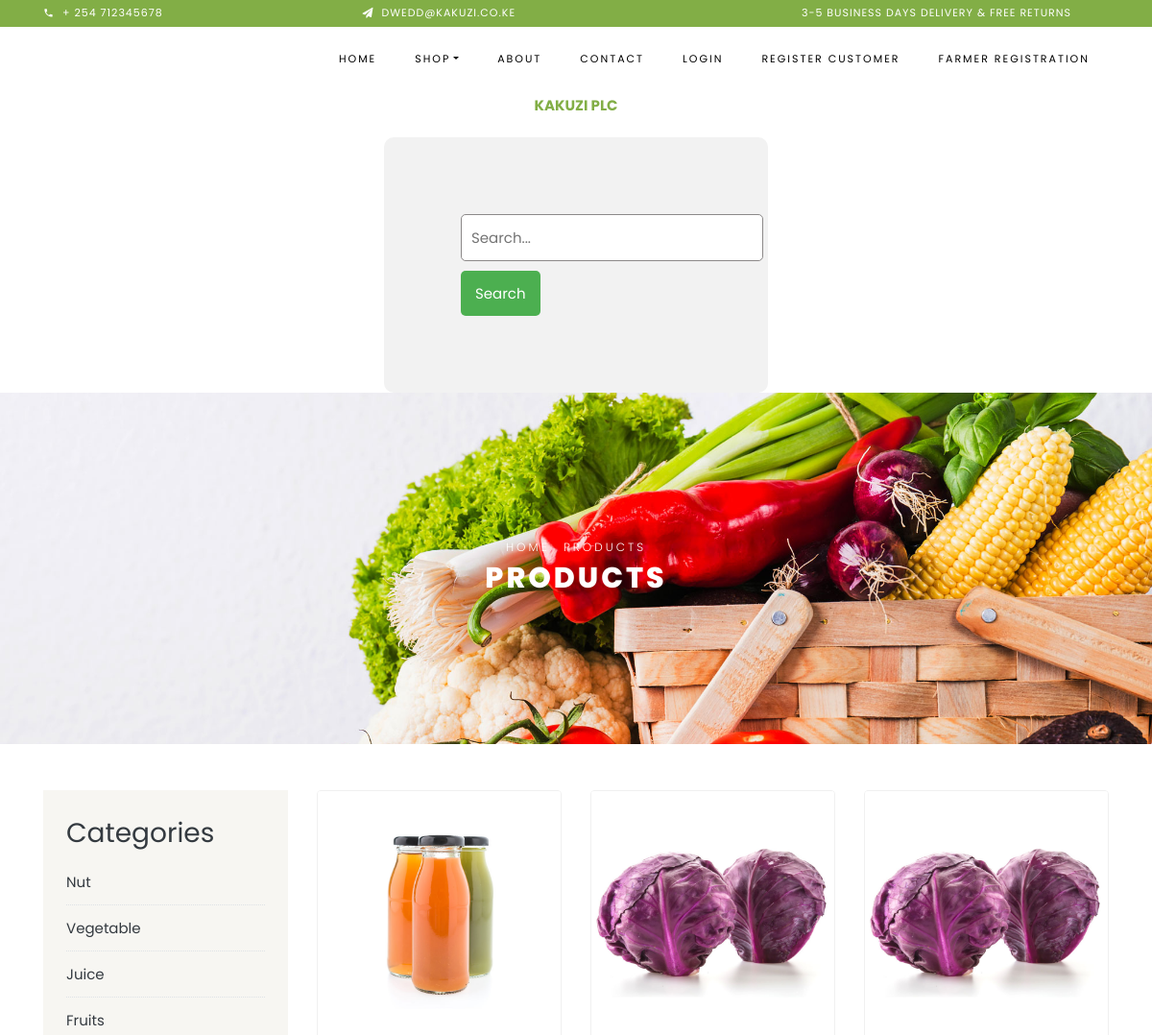
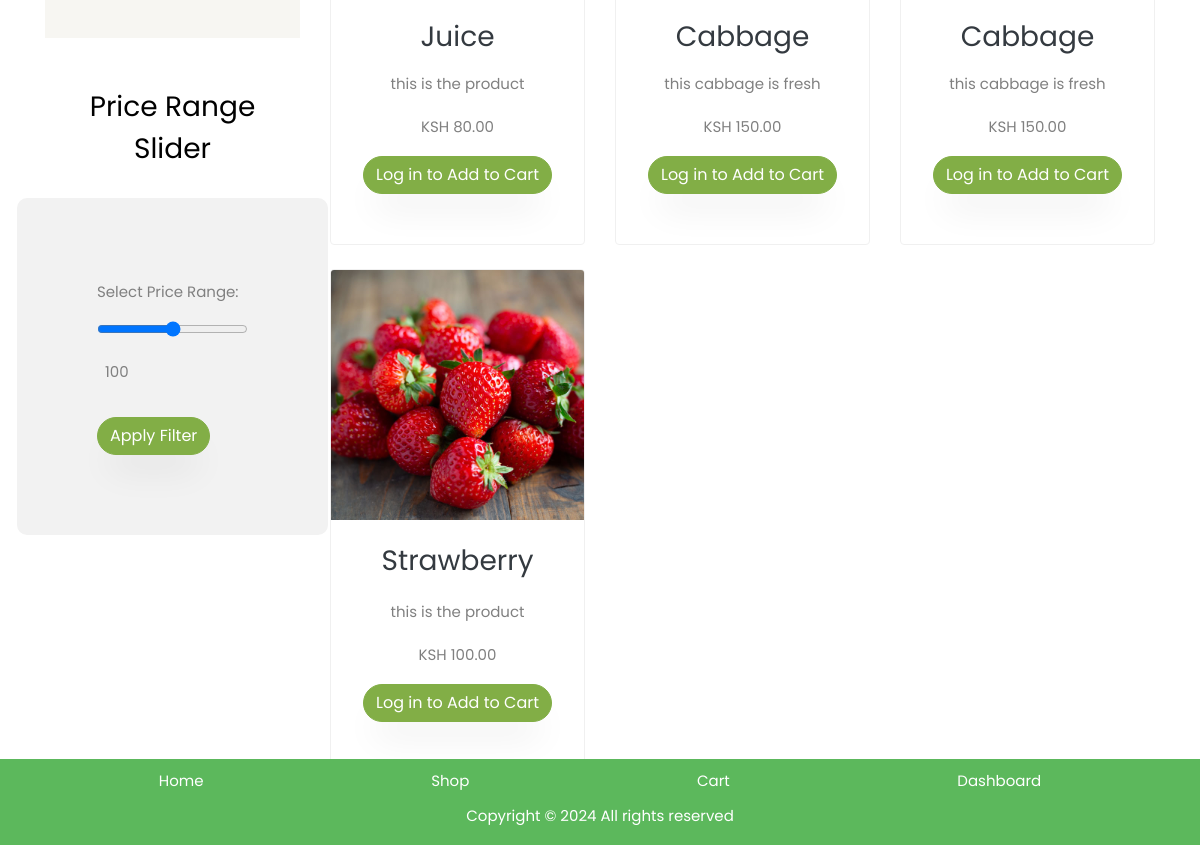
Page /shop on the committed database (2 pictures, top to bottom).
### core/models.py (models this page shows, shortened)
class Category(models.Model):
    cid = ShortUUIDField(unique=True, max_length=30, prefix='cat', alphabet='abcdefghij12345')
    title = models.CharField(max_length=100, default='fruit')
    image = models.ImageField(upload_to='category', default='category.jpg')
    class Meta:
        verbose_name_plural = "Categories"

class Product(models.Model):
    pid = ShortUUIDField(unique=True, max_length=30, alphabet='abcdefghij12345')
    title = models.CharField(max_length=100, default='vegetable')
    image = models.ImageField(upload_to=user_directory_path, default='product.jpg')
    description = RichTextUploadingField(null=True, blank=True, default='this is the product')
    price = models.DecimalField(max_digits=10, decimal_places=2, default=10.0)
    quantity_available = models.PositiveIntegerField(default=1)
    is_available = models.BooleanField(default=True)
    created_at = models.DateTimeField(auto_now_add=True)
    updated_at = models.DateTimeField(auto_now=True)
    tags = TaggableManager(blank=True)
    product_status = models.CharField(choices=STATUS, max_length=50)
    featured = models.BooleanField(default=False)
    user = models.ForeignKey(User, on_delete=models.SET_NULL, null=True)
    vendor = models.ForeignKey(VendorUser, on_delete=models.SET_NULL, null=True,related_name='supplied_products')
    category = models.ForeignKey(Category, on_delete=models.SET_NULL, null=True)
    life=models.CharField(max_length=50, default='10')
    mfd=models.DateTimeField(auto_now_add=False, null=True)
    slug = models.SlugField(unique=True, blank=True, null=True,default='')
    user_reviewed = models.BooleanField(default=False)
    class Meta:
        verbose_name_plural = "Products"

### core/views.py (the view)
# urls.py: path("shop", ShopListView.as_view(), name='shop'),
class ShopListView(ListView):
    template_name = 'customer_pages/shop.html'
    model=Product
    paginate_by=10
    def get_context_data(self, **kwargs):
        context = super().get_context_data(**kwargs)
        context['products']=Product.objects.all().order_by('-id')
        context['categories']=Category.objects.all().order_by('-id')
        return context

### core/context_processors.py (called while the page is built, shortened)
def default(request):
    categories = Category.objects.all()
    address = None
    name=request.user.username
    return {
        'categories': categories,
        'address': address,
        'name':name
    }

### templates/customer_pages/shop.html (shortened to what this page needs)
{% extends 'core/base.html' %}
{% block content %}
    <div class="hero-wrap hero-bread" style="background-image: url('{{ STATIC_URL }}static/images/bg_1.jpg');">
        <div class="container">
            <div class="row no-gutters slider-text align-items-center justify-content-center">
                <div class="col-md-9 ftco-animate text-center">
                    <p class="breadcrumbs"><span class="mr-2"><a href="{% url 'core:index' %}">Home</a></span> <span>Products</span></p>
                    <h1 class="mb-0 bread">Products</h1>
                </div>
            </div>
        </div>
    </div>
    <div class="container my-5">
        <div class="row">
            <div class="col-md-3">
                <div class="categories p-4 bg-light border-radius-8">
                    <h3 class="mb-3 text-dark">Categories</h3>
                    {% if categories %}
                        <ul class="list-unstyled">
                            {% for cat in categories %}
                                <li><a href="{% url 'core:category-list' cat.cid %}" class="text-dark">{{ cat.title|title }}</a></li>
                            {% endfor %}
                        </ul>
                    {% endif %}
                </div>
                {% include 'core/price-range-slider.html' %}
            </div>
            <div class="col-md-9">
                <div class="row">
                    {% for product in products %}
                        <div class="col-md-6 col-lg-4 mb-4">
                            <div class="product card h-100">
                                <a href="#" class="img-prod d-block overflow-hidden">
                                    <img class="card-img-top img-fluid fixed-image-size img-fluid fixed-image-size" src="{{ product.image.url }}" alt="{{ product.title }}">
                                </a>
                                <div class="card-body text-center">
                                    <h3 class="card-title title-text"><a href="#" class="text-dark">{{ product.title|title }}</a></h3>
                                    <p class="card-text">{{ product.description|truncatechars:30|safe }}</p>
                                    <div class="d-flex justify-content-center">
                                        <div class="pricing">
                                            {% if product.discount_price %}
                                                <p class="price">
                                                    <span class="mr-2 price-dc">KSH {{ product.original_price }}</span>
                                                    <span class="price-sale">KSH {{ product.discount_price }}</span>
                                                </p>
                                            {% else %}
                                                <p class="price">KSH {{ product.price }}</p>
                                            {% endif %}
                                        </div>
                                    </div>
                                    {% if request.user.is_authenticated %}
                                        <a href="{% url 'core:product-detail' product.pid %}" class="btn btn-primary">Add to Cart</a>
                                    {% else %}
                                        <a href="{% url 'userauths:login' %}" class="btn btn-primary">Log in to Add to Cart</a>
                                    {% endif %}
                                </div>
                            </div>
                        </div>
                    {% endfor %}
                </div>
            </div>
        </div>
    </div>
{% endblock %}

### templates/customer_pages/shop.html (style rules this page uses)
.fixed-image-size { width: 100%; height: 250px; object-fit: cover; }

### rows in the picture
Category: title "Nut"
Category: title "Vegetable"
Category: title "Juice"
Category: title "Fruits"
Product: image (picture), title "Juice", description "this is the product", price "80.00"
Product: image (picture), title "Cabbage", description "this cabbage is fresh", price "150.00"
Product: image (picture), title "Cabbage", description "this cabbage is fresh", price "150.00"
Product: image (picture), title "Strawberry", description "this is the product", price "100.00"
